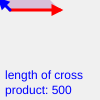
Frame 1 (no input)
Frame 60 (no input): identical to frame 1, image omitted
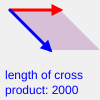
Frame 120 (the mouse pressed at the canvas centre since frame 60)

The p5.js sketch that drew these frames (run headless with seeded random() and noise() and a simulated clock; from frame 60 on, the mouse is pressed at the canvas centre):

// p5.js sketch
// ── sketch.js
function setup() {
	createCanvas(100, 100);
}

function draw() {
  background(240);

  let v0 = createVector(10,10,0);
  let v1 = createVector(50,0,0);

  let v2 = createVector(mouseX-v0.x,mouseY-v0.y,0);

  noStroke();
  fill('thistle');
  beginShape();
  vertex(v0.x,v0.y);
  vertex(v1.x+v0.x,v1.y+v0.y);
  vertex(mouseX+v1.x, mouseY+v1.y);
  vertex(mouseX, mouseY);
  endShape();

  drawArrow(v0,v1,'red');
  drawArrow(v0,v2,'blue');

  noStroke();
  text('length of cross product: '+v2.cross(v1).mag(),5,70,95,50);

}

// draws arrow between two vectors
function drawArrow(vec0, vec1, myColor) {
  stroke(myColor);
  strokeWeight(3);
  fill(myColor);
  push();
  translate(vec0.x, vec0.y);
  line(0, 0, vec1.x, vec1.y);
  rotate(vec1.heading());
  let arrowSize = 7;
  translate(vec1.mag() - arrowSize,0);
  triangle(0, arrowSize / 2, 0, -arrowSize / 2, arrowSize, 0);
  pop();
}
